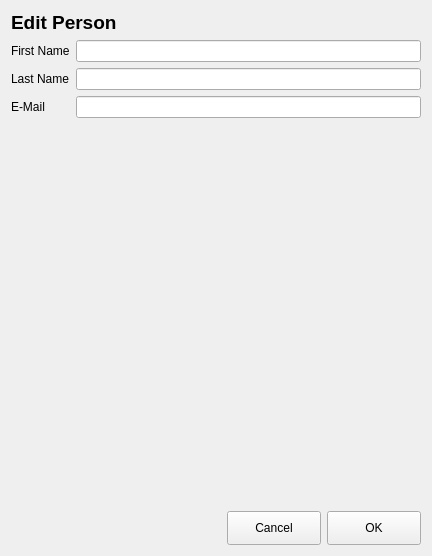
<?xml version="1.0" encoding="UTF-8"?>
<ui version="4.0">
 <class>Form</class>
 <widget class="QWidget" name="Form">
  <property name="geometry">
   <rect>
    <x>0</x>
    <y>0</y>
    <width>432</width>
    <height>556</height>
   </rect>
  </property>
  <property name="windowTitle">
   <string>Form</string>
  </property>
  <layout class="QVBoxLayout" name="verticalLayout">
   <item>
    <layout class="QVBoxLayout" name="userEditorLayout" stretch="0,1,0">
     <property name="sizeConstraint">
      <enum>QLayout::SetDefaultConstraint</enum>
     </property>
     <item>
      <widget class="QLabel" name="userEditorTitle">
       <property name="font">
        <font>
         <pointsize>14</pointsize>
         <weight>75</weight>
         <bold>true</bold>
        </font>
       </property>
       <property name="text">
        <string>Edit Person</string>
       </property>
      </widget>
     </item>
     <item>
      <layout class="QFormLayout" name="userFormLayout">
       <item row="0" column="0">
        <widget class="QLabel" name="firstNameLabel">
         <property name="text">
          <string>First Name</string>
         </property>
        </widget>
       </item>
       <item row="0" column="1">
        <widget class="QLineEdit" name="firstNameEdit"/>
       </item>
       <item row="1" column="0">
        <widget class="QLabel" name="lastNameLabel">
         <property name="text">
          <string>Last Name</string>
         </property>
        </widget>
       </item>
       <item row="1" column="1">
        <widget class="QLineEdit" name="lastNameEdit"/>
       </item>
       <item row="2" column="0">
        <widget class="QLabel" name="emailLabel">
         <property name="text">
          <string>E-Mail</string>
         </property>
        </widget>
       </item>
       <item row="2" column="1">
        <widget class="QLineEdit" name="emailEdit"/>
       </item>
      </layout>
     </item>
     <item>
      <layout class="QHBoxLayout" name="editUserButtonLayout" stretch="0,0,0">
       <property name="spacing">
        <number>6</number>
       </property>
       <property name="topMargin">
        <number>0</number>
       </property>
       <item>
        <spacer name="horizontalSpacer">
         <property name="orientation">
          <enum>Qt::Horizontal</enum>
         </property>
         <property name="sizeHint" stdset="0">
          <size>
           <width>40</width>
           <height>20</height>
          </size>
         </property>
        </spacer>
       </item>
       <item>
        <widget class="QPushButton" name="cancelUserEditButton">
         <property name="minimumSize">
          <size>
           <width>94</width>
           <height>34</height>
          </size>
         </property>
         <property name="text">
          <string>Cancel</string>
         </property>
        </widget>
       </item>
       <item>
        <widget class="QPushButton" name="confirmUserEditButton">
         <property name="minimumSize">
          <size>
           <width>94</width>
           <height>34</height>
          </size>
         </property>
         <property name="text">
          <string>OK</string>
         </property>
        </widget>
       </item>
      </layout>
     </item>
    </layout>
   </item>
  </layout>
 </widget>
 <resources/>
 <connections/>
</ui>
